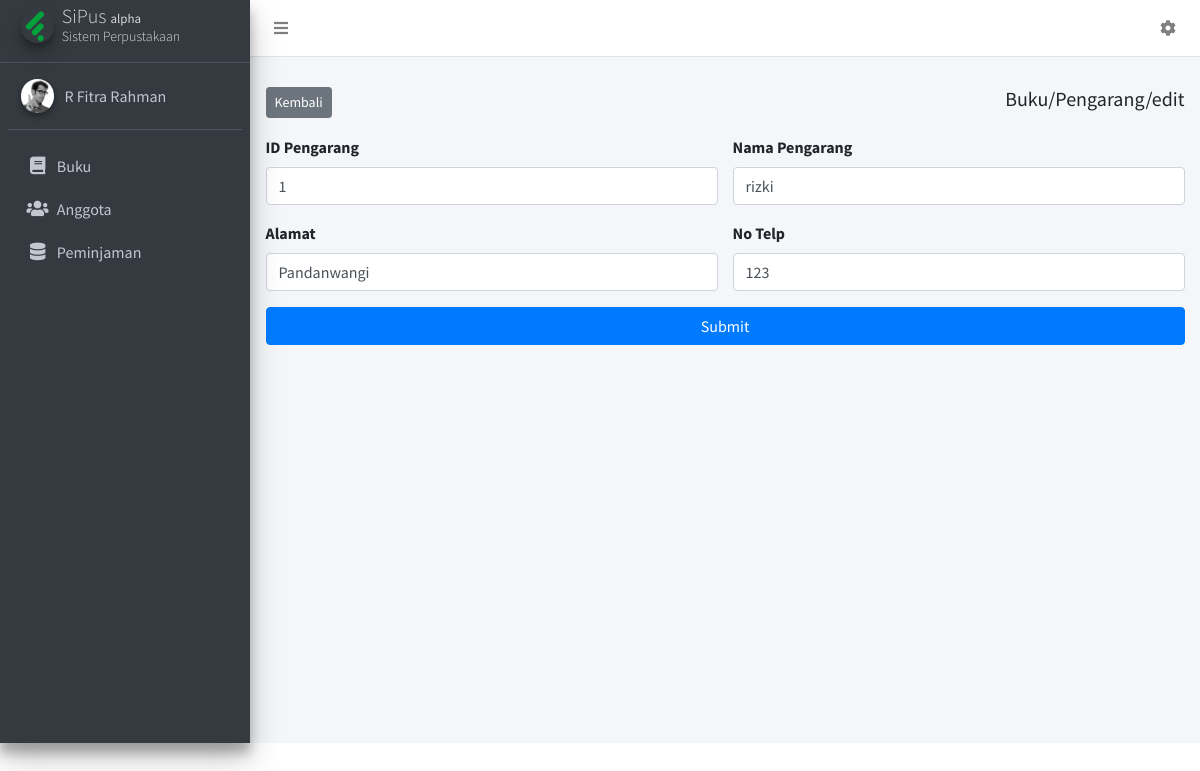
The app's page /pengarang/edit/1 with its own data.
### tables this page shows
CREATE TABLE `pengarang` (
  `id` varchar(20) NOT NULL,
  `nama_pengarang` varchar(20) NOT NULL,
  `alamat` tinytext DEFAULT NULL,
  `no_telp` int(20) DEFAULT NULL
);

### application/controllers/Pengarang.php (called while the page is built, shortened)
<?php
class Pengarang extends CI_Controller {
    public function edit($id)
    {
        $data['pengarang'] = $this->db->where('id',$id)->get('pengarang')->result()[0];
        $this->load->view('templates/header');
        $this->load->view('pages/pengarang/edit',$data);
        $this->load->view('templates/footer');
    }
}

### index.php (called while the page is built, shortened)
<?php
require_once BASEPATH.'core/CodeIgniter.php';

### application/views/pages/pengarang/edit.php (the view)
<div class="mb-3 d-flex">
    <div>
        <a href="<?= base_url('pengarang') ?>" class="btn btn-sm btn-secondary">Kembali</a>
    </div>
    <h5 class="ml-auto">Buku/Pengarang/edit</h5>
</div>
<form action="<?= base_url('pengarang/update/').$pengarang->id ?>" method="POST">
    <div class="row">
        <div class="col-sm-12 col-md-6">
            <div class="form-group">
                <label for="id">ID Pengarang</label>
                <input value="<?= $pengarang->id ?? ''?>" name="id" type="text" class="form-control" id="id">
            </div>
        </div>
        <div class="col-sm-12 col-md-6">
            <div class="form-group">
                <label for="nama_pengarang">Nama Pengarang</label>
                <input value="<?= $pengarang->nama_pengarang ?? '' ?>" name="nama_pengarang" type="text" class="form-control" id="nama_pengarang">
            </div>
        </div>
        <div class="col-sm-12 col-md-6">
            <div class="form-group">
                <label for="alamat">Alamat</label>
                <input value="<?= $pengarang->alamat ?? '' ?>" name="alamat" type="text" class="form-control" id="alamat">
            </div>
        </div>
        <div class="col-sm-12 col-md-6">
            <div class="form-group">
                <label for="no_telp">No Telp</label>
                <input value="<?= $pengarang->no_telp ?? '' ?>" name="no_telp" type="number" class="form-control" id="no_telp">
            </div>
        </div>
        <div class="col-12">
            <button class="btn btn-primary w-100" type="submit">Submit</button>
        </div>
    </div>
</form>

### records on screen
pengarang: id "1", nama_pengarang "rizki", alamat "Pandanwangi", no_telp "123"
